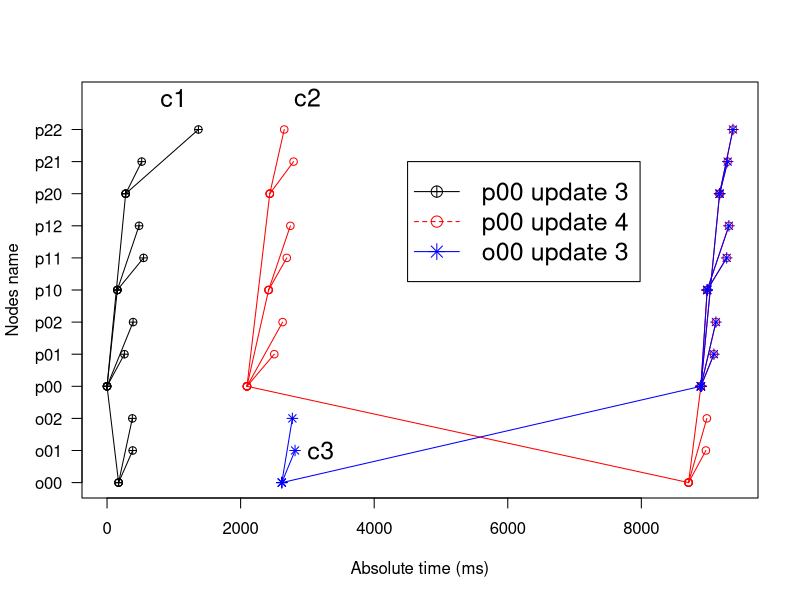

Generate this figure with R:
nullSet <- c()
plot(nullSet,nullSet,xlim=c(0,9372),ylim=c(0,12),axes=FALSE,ann=FALSE)
text(1000, 12, "c1",cex=1.5)
points(type="o",pch=10,col="black",c(3,6)~c(0,154))
points(type="o",pch=10,col="black",c(6,8)~c(154,479))
points(type="o",pch=10,col="black",c(6,7)~c(154,547))
points(type="o",pch=10,col="black",c(3,0)~c(0,173))
points(type="o",pch=10,col="black",c(0,2)~c(173,379))
points(type="o",pch=10,col="black",c(0,1)~c(173,384))
points(type="o",pch=10,col="black",c(3,4)~c(0,260))
points(type="o",pch=10,col="black",c(3,9)~c(0,279))
points(type="o",pch=10,col="black",c(9,10)~c(279,519))
points(type="o",pch=10,col="black",c(9,11)~c(279,1368))
points(type="o",pch=10,col="black",c(3,5)~c(0,390))
text(3000, 12, "c2",cex=1.5)
points(type="o",pch=1,col="red",c(3,6)~c(2095,2419))
points(type="o",pch=1,col="red",c(6,7)~c(2419,2691))
points(type="o",pch=1,col="red",c(6,8)~c(2419,2745))
points(type="o",pch=1,col="red",c(3,9)~c(2095,2437))
points(type="o",pch=1,col="red",c(9,11)~c(2437,2653))
points(type="o",pch=1,col="red",c(9,10)~c(2437,2793))
points(type="o",pch=1,col="red",c(3,4)~c(2095,2504))
points(type="o",pch=1,col="red",c(3,5)~c(2095,2629))
points(type="o",pch=1,col="red",c(3,0)~c(2095,8707))
points(type="o",pch=1,col="red",c(0,3)~c(8707,8892))
points(type="o",pch=1,col="red",c(3,6)~c(8892,8986))
points(type="o",pch=1,col="red",c(6,7)~c(8986,9278))
points(type="o",pch=1,col="red",c(6,8)~c(8986,9311))
points(type="o",pch=1,col="red",c(3,4)~c(8892,9087))
points(type="o",pch=1,col="red",c(3,5)~c(8892,9117))
points(type="o",pch=1,col="red",c(3,9)~c(8892,9172))
points(type="o",pch=1,col="red",c(9,10)~c(9172,9293))
points(type="o",pch=1,col="red",c(9,11)~c(9172,9372))
points(type="o",pch=1,col="red",c(0,1)~c(8707,8967))
points(type="o",pch=1,col="red",c(0,2)~c(8707,8981))
text(3200, 1, "c3",font=1,cex=1.5)
points(type="o",pch=8,col="blue",c(0,2)~c(2617,2775))
points(type="o",pch=8,col="blue",c(0,1)~c(2617,2815))
points(type="o",pch=8,col="blue",c(0,3)~c(2617,8892))
points(type="o",pch=8,col="blue",c(3,6)~c(8892,8986))
points(type="o",pch=8,col="blue",c(6,7)~c(8986,9278))
points(type="o",pch=8,col="blue",c(6,8)~c(8986,9311))
points(type="o",pch=8,col="blue",c(3,4)~c(8892,9087))
points(type="o",pch=8,col="blue",c(3,5)~c(8892,9117))
points(type="o",pch=8,col="blue",c(3,9)~c(8892,9172))
points(type="o",pch=8,col="blue",c(9,10)~c(9172,9293))
points(type="o",pch=8,col="blue",c(9,11)~c(9172,9372))
box()
axis(2,at=(0:11),las=1,lab=c("o00","o01","o02","p00","p01","p02","p10","p11","p12","p20","p21","p22"))
axis(1)
#title("Concurrent reconfiguration reconciliation experiment")
mtext("Absolute time (ms)", side=1, line=3)
mtext("Nodes name", side=2, line=3)
legend(4500, 10, c("p00 update 3","p00 update 4","o00 update 3"), cex=1.5, 
   col=c("black","red","blue"), pch=c(10,1,8), lty=1:2);